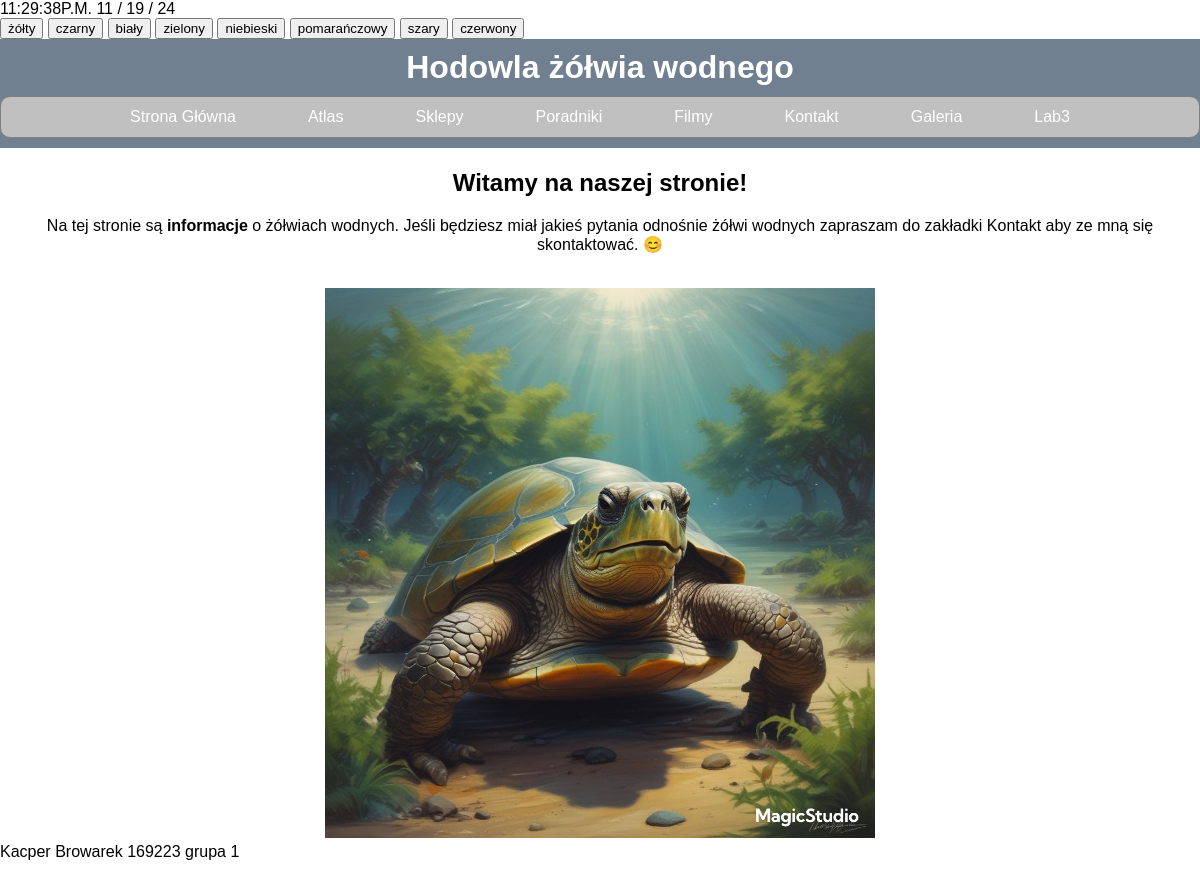
Page /index.php?idp=1 on the committed database.
### tables this page shows
CREATE TABLE `page_list` (
  `id` int(1) NOT NULL,
  `page_title` varchar(255) NOT NULL,
  `, page_content` text NOT NULL,
  `status -` int(11) DEFAULT 1
);

### cfg.php (called while the page is built, shortened)
<?php
    $baza = 'moja_strona';
?>

### showpage.php (called while the page is built)
<?php
function PokazPodstrone($id) {
    include 'cfg.php';
    $id_clear = htmlspecialchars($id);
    $result =
      $link->query("SELECT * FROM page_list WHERE id='$id_clear' LIMIT 1");
    $web = 'nie znaleziono strony';
    while($record = mysqli_fetch_array($result)) {
        $web = $record;
    }
    return $web[2];
}
?>

### index.php (the view, shortened to what this page needs)
<?php
 include 'cfg.php';
 include 'showpage.php';
 $idp = $_GET['idp'];
?>
<!DOCTYPE html>
<head>
    <link rel="stylesheet" href="css/style.css" />
</head>
<body >
		<body onload="startclock()">
            <span id="zegarek"></span> <span id="data"></span>
        </body>
        <FORM METHOD="POST" NAME="background">
           <INPUT TYPE="button" VALUE="żółty" ONCLICK="changeBackground('#FFF000')">
           <INPUT TYPE="button" VALUE="czarny" ONCLICK="changeBackground('#000000')">
           <INPUT TYPE="button" VALUE="biały" ONCLICK="changeBackground('#FFFFFF')">
           <INPUT TYPE="button" VALUE="zielony" ONCLICK="changeBackground('#00FF00')">
           <INPUT TYPE="button" VALUE="niebieski" ONCLICK="changeBackground('#0000FF')">
           <INPUT TYPE="button" VALUE="pomarańczowy" ONCLICK="changeBackground('#FF8000')">
           <INPUT TYPE="button" VALUE="szary" ONCLICK="changeBackground('#c0c0c0')">
           <INPUT TYPE="button" VALUE="czerwony" ONCLICK="changeBackground('#FF0000')">
        </FORM>
    <table>
        <tr>
            <td colspan="3" class="header">
                <h1>Hodowla żółwia wodnego</h1>
                <nav>
                    <ul class="menu">
                        <li><a href="index.php?idp=1" class="list-item">Strona Główna</a></li>
                        <li><a href="index.php?idp=2" class="list-item">Atlas</a></li>
                        <li><a href="index.php?idp=3" class="list-item">Sklepy</a></li>
                        <li><a href="index.php?idp=4" class="list-item">Poradniki</a></li>
						<li><a href="index.php?idp=5" class="list-item">Filmy</a></li>
                        <li><a href="index.php?idp=6" class="list-item">Kontakt</a></li>
                        <li><a href="index.php?idp=7" class="list-item">Galeria</a></li>
                        <li><a href="index.php?idp=8" class="list-item">Lab3</a></li>
                    </ul>
                </nav>
            </td>
        </tr>
      <?php
      if($idp) {
        echo PokazPodstrone($idp);
      } else {
        include("html/glowna.html");
      }
      ?>
    </table>
	<?php
	$nr_indeksu='169223';
	$nr_grupy='1';
	echo 'Kacper Browarek ' .$nr_indeksu.' grupa '.$nr_grupy.' <br /><br />';
	?>
</body>

### css/style.css (style rules this page uses)
body { font-family: Arial, sans-serif; margin: 0; padding: 0; }
table { width: 100%; border-collapse: collapse; margin: 0px auto; }
.header { background-color: slategray; color: white; text-align: center; padding: 10px 0; }
h1 { margin: 0; padding-bottom: -10px; }
nav { margin-top: 10px; }
.menu { list-style-type: none; padding: 0; margin: 0; display: flex; justify-content: center; background-color: silver; border: 1px solid grey; border-radius: 10px; }
.menu li { margin: 0 15px; }
.menu a { text-decoration: none; color: white; padding: 10px 20px; display: block; border: 1px solid transparent; border-radius: 5px; transition: background-color 0.3s, border 0.3s; }

### rows in the picture
page_list: PokazPodstrone "Witamy na naszej stronie! Na tej stronie są informacje o żółwiach wodnych. Jeśli będziesz miał jakieś pytania odnośnie żółwi wodnych zapraszam do zakładki Kontakt aby ze mną się skontaktować. 😊", PokazPodstrone (picture)

### other values in the picture
$nr_indeksu "169223"
$nr_grupy "1"
